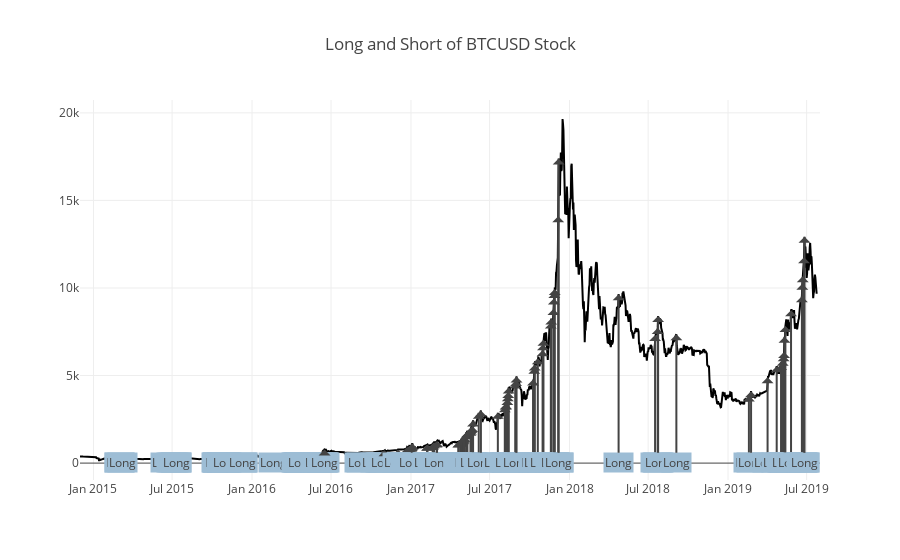

The cell this chart's notebook holds for it:
### Markdown cell above
### View Data
Let's compare the signals you generated against the close prices. This chart will show a lot of signals. Too many in fact. We'll talk about filtering the redundant signals in the next problem.

### Code cell
signal = get_long_short(close, lookback_high, lookback_low)
project_helper.plot_signal(
    close[apple_ticker],
    signal[apple_ticker],
    'Long and Short of {} Stock'.format(apple_ticker))

### Figure 1 — Plotly figure (JSON) as saved in the notebook; plotly's stock layout.template omitted (floating-point values rounded to 4 significant figures; data arrays with more than 128 entries replaced by an {"elided": "..."} marker saying what was removed)
{"data": [{"line": {"color": "black"}, "name": "Index", "type": "scatter", "x": {"elided": "1685 str values"}, "y": {"elided": "1685 float values"}}], "layout": {"annotations": [{"ax": 0, "ay": 20, "ayref": "y", "bgcolor": "#9dbdd5", "text": "Long", "x": "2015-03-02", "y": 274.9}, {"ax": 0, "ay": 20, "ayref": "y", "bgcolor": "#9dbdd5", "text": "Long", "x": "2015-03-03", "y": 282.4}, {"ax": 0, "ay": 20, "ayref": "y", "bgcolor": "#9dbdd5", "text": "Long", "x": "2015-03-09", "y": 290.2}, {"ax": 0, "ay": 20, "ayref": "y", "bgcolor": "#9dbdd5", "text": "Long", "x": "2015-06-16", "y": 251.9}, {"ax": 0, "ay": 20, "ayref": "y", "bgcolor": "#9dbdd5", "text": "Long", "x": "2015-06-30", "y": 264.9}, {"ax": 0, "ay": 20, "ayref": "y", "bgcolor": "#9dbdd5", "text": "Long", "x": "2015-07-05", "y": 271.1}, {"ax": 0, "ay": 20, "ayref": "y", "bgcolor": "#9dbdd5", "text": "Long", "x": "2015-07-10", "y": 286.9}, {"ax": 0, "ay": 20, "ayref": "y", "bgcolor": "#9dbdd5", "text": "Long", "x": "2015-07-11", "y": 294.8}, {"ax": 0, "ay": 20, "ayref": "y", "bgcolor": "#9dbdd5", "text": "Long", "x": "2015-07-12", "y": 312.0}, {"ax": 0, "ay": 20, "ayref": "y", "bgcolor": "#9dbdd5", "text": "Long", "x": "2015-10-11", "y": 248.9}, {"ax": 0, "ay": 20, "ayref": "y", "bgcolor": "#9dbdd5", "text": "Long", "x": "2015-10-13", "y": 250.4}, {"ax": 0, "ay": 20, "ayref": "y", "bgcolor": "#9dbdd5", "text": "Long", "x": "2015-10-14", "y": 253.2}, {"ax": 0, "ay": 20, "ayref": "y", "bgcolor": "#9dbdd5", "text": "Long", "x": "2015-10-16", "y": 263}, {"ax": 0, "ay": 20, "ayref": "y", "bgcolor": "#9dbdd5", "text": "Long", "x": "2015-10-17", "y": 271.4}, {"ax": 0, "ay": 20, "ayref": "y", "bgcolor": "#9dbdd5", "text": "Long", "x": "2015-10-22", "y": 275.9}, {"ax": 0, "ay": 20, "ayref": "y", "bgcolor": "#9dbdd5", "text": "Long", "x": "2015-10-24", "y": 284}, {"ax": 0, "ay": 20, "ayref": "y", "bgcolor": "#9dbdd5", "text": "Long", "x": "2015-10-25", "y": 289.0}, {"ax": 0, "ay": 20, "ayref": "y", "bgcolor": "#9dbdd5", "text": "Long", "x": "2015-10-28", "y": 303.8}, {"ax": 0, "ay": 20, "ayref": "y", "bgcolor": "#9dbdd5", "text": "Long", "x": "2015-10-29", "y": 315.7}, {"ax": 0, "ay": 20, "ayref": "y", "bgcolor": "#9dbdd5", "text": "Long", "x": "2015-10-30", "y": 330.0}, {"ax": 0, "ay": 20, "ayref": "y", "bgcolor": "#9dbdd5", "text": "Long", "x": "2015-11-02", "y": 364.0}, {"ax": 0, "ay": 20, "ayref": "y", "bgcolor": "#9dbdd5", "text": "Long", "x": "2015-11-03", "y": 399.5}, {"ax": 0, "ay": 20, "ayref": "y", "bgcolor": "#9dbdd5", "text": "Long", "x": "2015-12-08", "y": 409.2}, {"ax": 0, "ay": 20, "ayref": "y", "bgcolor": "#9dbdd5", "text": "Long", "x": "2015-12-09", "y": 417.4}, {"ax": 0, "ay": 20, "ayref": "y", "bgcolor": "#9dbdd5", "text": "Long", "x": "2015-12-11", "y": 451.3}, {"ax": 0, "ay": 20, "ayref": "y", "bgcolor": "#9dbdd5", "text": "Long", "x": "2016-02-20", "y": 441.9}, {"ax": 0, "ay": 20, "ayref": "y", "bgcolor": "#9dbdd5", "text": "Long", "x": "2016-04-12", "y": 428.3}, {"ax": 0, "ay": 20, "ayref": "y", "bgcolor": "#9dbdd5", "text": "Long", "x": "2016-04-15", "y": 430.9}, {"ax": 0, "ay": 20, "ayref": "y", "bgcolor": "#9dbdd5", "text": "Long", "x": "2016-04-16", "y": 434.7}, {"ax": 0, "ay": 20, "ayref": "y", "bgcolor": "#9dbdd5", "text": "Long", "x": "2016-04-19", "y": 436.9}, {"ax": 0, "ay": 20, "ayref": "y", "bgcolor": "#9dbdd5", "text": "Long", "x": "2016-04-20", "y": 442.9}, {"ax": 0, "ay": 20, "ayref": "y", "bgcolor": "#9dbdd5", "text": "Long", "x": "2016-04-21", "y": 452.6}, {"ax": 0, "ay": 20, "ayref": "y", "bgcolor": "#9dbdd5", "text": "Long", "x": "2016-04-23", "y": 453.9}, {"ax": 0, "ay": 20, "ayref": "y", "bgcolor": "#9dbdd5", "text": "Long", "x": "2016-04-24", "y": 463.9}, {"ax": 0, "ay": 20, "ayref": "y", "bgcolor": "#9dbdd5", "text": "Long", "x": "2016-04-25", "y": 467.4}, {"ax": 0, "ay": 20, "ayref": "y", "bgcolor": "#9dbdd5", "text": "Long", "x": "2016-05-27", "y": 470.9}, {"ax": 0, "ay": 20, "ayref": "y", "bgcolor": "#9dbdd5", "text": "Long", "x": "2016-05-28", "y": 528.0}, {"ax": 0, "ay": 20, "ayref": "y", "bgcolor": "#9dbdd5", "text": "Long", "x": "2016-06-03", "y": 570}, {"ax": 0, "ay": 20, "ayref": "y", "bgcolor": "#9dbdd5", "text": "Long", "x": "2016-06-11", "y": 595.8}, {"ax": 0, "ay": 20, "ayref": "y", "bgcolor": "#9dbdd5", "text": "Long", "x": "2016-06-12", "y": 674.3}, {"ax": 0, "ay": 20, "ayref": "y", "bgcolor": "#9dbdd5", "text": "Long", "x": "2016-06-13", "y": 706}, {"ax": 0, "ay": 20, "ayref": "y", "bgcolor": "#9dbdd5", "text": "Long", "x": "2016-06-16", "y": 770.2}, {"ax": 0, "ay": 20, "ayref": "y", "bgcolor": "#9dbdd5", "text": "Long", "x": "2016-09-04", "y": 611.8}, {"ax": 0, "ay": 20, "ayref": "y", "bgcolor": "#9dbdd5", "text": "Long", "x": "2016-09-08", "y": 628.8}, {"ax": 0, "ay": 20, "ayref": "y", "bgcolor": "#9dbdd5", "text": "Long", "x": "2016-10-11", "y": 643.8}, {"ax": 0, "ay": 20, "ayref": "y", "bgcolor": "#9dbdd5", "text": "Long", "x": "2016-10-22", "y": 655}, {"ax": 0, "ay": 20, "ayref": "y", "bgcolor": "#9dbdd5", "text": "Long", "x": "2016-10-26", "y": 674}, {"ax": 0, "ay": 20, "ayref": "y", "bgcolor": "#9dbdd5", "text": "Long", "x": "2016-10-27", "y": 685.6}, {"ax": 0, "ay": 20, "ayref": "y", "bgcolor": "#9dbdd5", "text": "Long", "x": "2016-10-29", "y": 717.9}, {"ax": 0, "ay": 20, "ayref": "y", "bgcolor": "#9dbdd5", "text": "Long", "x": "2016-11-01", "y": 731.2}, {"ax": 0, "ay": 20, "ayref": "y", "bgcolor": "#9dbdd5", "text": "Long", "x": "2016-12-02", "y": 771.5}, {"ax": 0, "ay": 20, "ayref": "y", "bgcolor": "#9dbdd5", "text": "Long", "x": "2016-12-20", "y": 798.0}, {"ax": 0, "ay": 20, "ayref": "y", "bgcolor": "#9dbdd5", "text": "Long", "x": "2016-12-21", "y": 828.6}, {"ax": 0, "ay": 20, "ayref": "y", "bgcolor": "#9dbdd5", "text": "Long", "x": "2016-12-22", "y": 858.0}, {"ax": 0, "ay": 20, "ayref": "y", "bgcolor": "#9dbdd5", "text": "Long", "x": "2016-12-23", "y": 915.5}, {"ax": 0, "ay": 20, "ayref": "y", "bgcolor": "#9dbdd5", "text": "Long", "x": "2016-12-27", "y": 921.6}, {"ax": 0, "ay": 20, "ayref": "y", "bgcolor": "#9dbdd5", "text": "Long", "x": "2016-12-28", "y": 981.9}, {"ax": 0, "ay": 20, "ayref": "y", "bgcolor": "#9dbdd5", "text": "Long", "x": "2017-01-01", "y": 996.8}, {"ax": 0, "ay": 20, "ayref": "y", "bgcolor": "#9dbdd5", "text": "Long", "x": "2017-01-02", "y": 1019.0}, {"ax": 0, "ay": 20, "ayref": "y", "bgcolor": "#9dbdd5", "text": "Long", "x": "2017-01-03", "y": 1035.0}, {"ax": 0, "ay": 20, "ayref": "y", "bgcolor": "#9dbdd5", "text": "Long", "x": "2017-01-04", "y": 1133}, {"ax": 0, "ay": 20, "ayref": "y", "bgcolor": "#9dbdd5", "text": "Long", "x": "2017-02-07", "y": 1054.0}, {"ax": 0, "ay": 20, "ayref": "y", "bgcolor": "#9dbdd5", "text": "Long", "x": "2017-02-08", "y": 1059.0}, {"ax": 0, "ay": 20, "ayref": "y", "bgcolor": "#9dbdd5", "text": "Long", "x": "2017-02-20", "y": 1090.0}, {"ax": 0, "ay": 20, "ayref": "y", "bgcolor": "#9dbdd5", "text": "Long", "x": "2017-02-21", "y": 1128.0}, {"ax": 0, "ay": 20, "ayref": "y", "bgcolor": "#9dbdd5", "text": "Long", "x": "2017-02-23", "y": 1187.0}, {"ax": 0, "ay": 20, "ayref": "y", "bgcolor": "#9dbdd5", "text": "Long", "x": "2017-03-01", "y": 1230}, {"ax": 0, "ay": 20, "ayref": "y", "bgcolor": "#9dbdd5", "text": "Long", "x": "2017-03-02", "y": 1269.0}, {"ax": 0, "ay": 20, "ayref": "y", "bgcolor": "#9dbdd5", "text": "Long", "x": "2017-04-20", "y": 1236.0}, {"ax": 0, "ay": 20, "ayref": "y", "bgcolor": "#9dbdd5", "text": "Long", "x": "2017-04-21", "y": 1250.0}, {"ax": 0, "ay": 20, "ayref": "y", "bgcolor": "#9dbdd5", "text": "Long", "x": "2017-04-25", "y": 1281.0}, {"ax": 0, "ay": 20, "ayref": "y", "bgcolor": "#9dbdd5", "text": "Long", "x": "2017-04-26", "y": 1298.0}, {"ax": 0, "ay": 20, "ayref": "y", "bgcolor": "#9dbdd5", "text": "Long", "x": "2017-04-27", "y": 1349.0}, {"ax": 0, "ay": 20, "ayref": "y", "bgcolor": "#9dbdd5", "text": "Long", "x": "2017-04-30", "y": 1385.0}, {"ax": 0, "ay": 20, "ayref": "y", "bgcolor": "#9dbdd5", "text": "Long", "x": "2017-05-01", "y": 1436.0}, {"ax": 0, "ay": 20, "ayref": "y", "bgcolor": "#9dbdd5", "text": "Long", "x": "2017-05-02", "y": 1472.0}, {"ax": 0, "ay": 20, "ayref": "y", "bgcolor": "#9dbdd5", "text": "Long", "x": "2017-05-03", "y": 1533}, {"ax": 0, "ay": 20, "ayref": "y", "bgcolor": "#9dbdd5", "text": "Long", "x": "2017-05-04", "y": 1563.0}, {"ax": 0, "ay": 20, "ayref": "y", "bgcolor": "#9dbdd5", "text": "Long", "x": "2017-05-08", "y": 1713}, {"ax": 0, "ay": 20, "ayref": "y", "bgcolor": "#9dbdd5", "text": "Long", "x": "2017-05-09", "y": 1720.0}, {"ax": 0, "ay": 20, "ayref": "y", "bgcolor": "#9dbdd5", "text": "Long", "x": "2017-05-10", "y": 1795.0}, {"ax": 0, "ay": 20, "ayref": "y", "bgcolor": "#9dbdd5", "text": "Long", "x": "2017-05-11", "y": 1838.0}, {"ax": 0, "ay": 20, "ayref": "y", "bgcolor": "#9dbdd5", "text": "Long", "x": "2017-05-18", "y": 1899.0}, {"ax": 0, "ay": 20, "ayref": "y", "bgcolor": "#9dbdd5", "text": "Long", "x": "2017-05-19", "y": 1976.0}, {"ax": 0, "ay": 20, "ayref": "y", "bgcolor": "#9dbdd5", "text": "Long", "x": "2017-05-20", "y": 2059.0}, {"ax": 0, "ay": 20, "ayref": "y", "bgcolor": "#9dbdd5", "text": "Long", "x": "2017-05-22", "y": 2123.0}, {"ax": 0, "ay": 20, "ayref": "y", "bgcolor": "#9dbdd5", "text": "Long", "x": "2017-05-24", "y": 2433.0}, {"ax": 0, "ay": 20, "ayref": "y", "bgcolor": "#9dbdd5", "text": "Long", "x": "2017-06-06", "y": 2871.0}, {"ax": 0, "ay": 20, "ayref": "y", "bgcolor": "#9dbdd5", "text": "Long", "x": "2017-06-11", "y": 2999.0}, {"ax": 0, "ay": 20, "ayref": "y", "bgcolor": "#9dbdd5", "text": "Long", "x": "2017-07-20", "y": 2873.0}, {"ax": 0, "ay": 20, "ayref": "y", "bgcolor": "#9dbdd5", "text": "Long", "x": "2017-08-05", "y": 3243.0}, {"ax": 0, "ay": 20, "ayref": "y", "bgcolor": "#9dbdd5", "text": "Long", "x": "2017-08-07", "y": 3398.0}, {"ax": 0, "ay": 20, "ayref": "y", "bgcolor": "#9dbdd5", "text": "Long", "x": "2017-08-08", "y": 3422.0}, {"ax": 0, "ay": 20, "ayref": "y", "bgcolor": "#9dbdd5", "text": "Long", "x": "2017-08-11", "y": 3656.0}, {"ax": 0, "ay": 20, "ayref": "y", "bgcolor": "#9dbdd5", "text": "Long", "x": "2017-08-12", "y": 3874}, {"ax": 0, "ay": 20, "ayref": "y", "bgcolor": "#9dbdd5", "text": "Long", "x": "2017-08-13", "y": 4060.0}, {"ax": 0, "ay": 20, "ayref": "y", "bgcolor": "#9dbdd5", "text": "Long", "x": "2017-08-14", "y": 4321.0}, {"ax": 0, "ay": 20, "ayref": "y", "bgcolor": "#9dbdd5", "text": "Long", "x": "2017-08-29", "y": 4599}, {"ax": 0, "ay": 20, "ayref": "y", "bgcolor": "#9dbdd5", "text": "Long", "x": "2017-08-31", "y": 4744.0}, {"ax": 0, "ay": 20, "ayref": "y", "bgcolor": "#9dbdd5", "text": "Long", "x": "2017-09-01", "y": 4948.0}, {"ax": 0, "ay": 20, "ayref": "y", "bgcolor": "#9dbdd5", "text": "Long", "x": "2017-10-09", "y": 4770.0}, {"ax": 0, "ay": 20, "ayref": "y", "bgcolor": "#9dbdd5", "text": "Long", "x": "2017-10-12", "y": 5440}, {"ax": 0, "ay": 20, "ayref": "y", "bgcolor": "#9dbdd5", "text": "Long", "x": "2017-10-13", "y": 5625.0}, {"ax": 0, "ay": 20, "ayref": "y", "bgcolor": "#9dbdd5", "text": "Long", "x": "2017-10-20", "y": 5989.0}, {"ax": 0, "ay": 20, "ayref": "y", "bgcolor": "#9dbdd5", "text": "Long", "x": "2017-10-31", "y": 6445.0}, {"ax": 0, "ay": 20, "ayref": "y", "bgcolor": "#9dbdd5", "text": "Long", "x": "2017-11-01", "y": 6784.0}, {"ax": 0, "ay": 20, "ayref": "y", "bgcolor": "#9dbdd5", "text": "Long", "x": "2017-11-02", "y": 7040.0}, {"ax": 0, "ay": 20, "ayref": "y", "bgcolor": "#9dbdd5", "text": "Long", "x": "2017-11-19", "y": 8032.0}, {"ax": 0, "ay": 20, "ayref": "y", "bgcolor": "#9dbdd5", "text": "Long", "x": "2017-11-20", "y": 8256.0}, {"ax": 0, "ay": 20, "ayref": "y", "bgcolor": "#9dbdd5", "text": "Long", "x": "2017-11-25", "y": 8796.0}, {"ax": 0, "ay": 20, "ayref": "y", "bgcolor": "#9dbdd5", "text": "Long", "x": "2017-11-26", "y": 9401.0}, {"ax": 0, "ay": 20, "ayref": "y", "bgcolor": "#9dbdd5", "text": "Long", "x": "2017-11-27", "y": 9769.0}, {"ax": 0, "ay": 20, "ayref": "y", "bgcolor": "#9dbdd5", "text": "Long", "x": "2017-11-28", "y": 9949}, {"ax": 0, "ay": 20, "ayref": "y", "bgcolor": "#9dbdd5", "text": "Long", "x": "2017-12-06", "y": 14090}, {"ax": 0, "ay": 20, "ayref": "y", "bgcolor": "#9dbdd5", "text": "Long", "x": "2017-12-07", "y": 17390.0}, {"ax": 0, "ay": 20, "ayref": "y", "bgcolor": "#9dbdd5", "text": "Long", "x": "2018-04-24", "y": 9648}, {"ax": 0, "ay": 20, "ayref": "y", "bgcolor": "#9dbdd5", "text": "Long", "x": "2018-07-17", "y": 7315.0}, {"ax": 0, "ay": 20, "ayref": "y", "bgcolor": "#9dbdd5", "text": "Long", "x": "2018-07-23", "y": 7720.0}, {"ax": 0, "ay": 20, "ayref": "y", "bgcolor": "#9dbdd5", "text": "Long", "x": "2018-07-24", "y": 8401.0}, {"ax": 0, "ay": 20, "ayref": "y", "bgcolor": "#9dbdd5", "text": "Long", "x": "2018-09-04", "y": 7360}, {"ax": 0, "ay": 20, "ayref": "y", "bgcolor": "#9dbdd5", "text": "Long", "x": "2019-02-18", "y": 3867}, {"ax": 0, "ay": 20, "ayref": "y", "bgcolor": "#9dbdd5", "text": "Long", "x": "2019-02-23", "y": 4110}, {"ax": 0, "ay": 20, "ayref": "y", "bgcolor": "#9dbdd5", "text": "Long", "x": "2019-04-02", "y": 4902.0}, {"ax": 0, "ay": 20, "ayref": "y", "bgcolor": "#9dbdd5", "text": "Long", "x": "2019-04-23", "y": 5533.0}, {"ax": 0, "ay": 20, "ayref": "y", "bgcolor": "#9dbdd5", "text": "Long", "x": "2019-05-03", "y": 5657.0}, {"ax": 0, "ay": 20, "ayref": "y", "bgcolor": "#9dbdd5", "text": "Long", "x": "2019-05-07", "y": 5907.0}, {"ax": 0, "ay": 20, "ayref": "y", "bgcolor": "#9dbdd5", "text": "Long", "x": "2019-05-09", "y": 6153.0}, {"ax": 0, "ay": 20, "ayref": "y", "bgcolor": "#9dbdd5", "text": "Long", "x": "2019-05-10", "y": 6343.0}, {"ax": 0, "ay": 20, "ayref": "y", "bgcolor": "#9dbdd5", "text": "Long", "x": "2019-05-11", "y": 7220.0}, {"ax": 0, "ay": 20, "ayref": "y", "bgcolor": "#9dbdd5", "text": "Long", "x": "2019-05-13", "y": 7825.0}, {"ax": 0, "ay": 20, "ayref": "y", "bgcolor": "#9dbdd5", "text": "Long", "x": "2019-05-26", "y": 8732.0}, {"ax": 0, "ay": 20, "ayref": "y", "bgcolor": "#9dbdd5", "text": "Long", "x": "2019-06-20", "y": 9531.0}, {"ax": 0, "ay": 20, "ayref": "y", "bgcolor": "#9dbdd5", "text": "Long", "x": "2019-06-21", "y": 10240.0}, {"ax": 0, "ay": 20, "ayref": "y", "bgcolor": "#9dbdd5", "text": "Long", "x": "2019-06-22", "y": 10670.0}, {"ax": 0, "ay": 20, "ayref": "y", "bgcolor": "#9dbdd5", "text": "Long", "x": "2019-06-25", "y": 11760.0}, {"ax": 0, "ay": 20, "ayref": "y", "bgcolor": "#9dbdd5", "text": "Long", "x": "2019-06-26", "y": 12930.0}], "title": "Long and Short of BTCUSD Stock"}}
